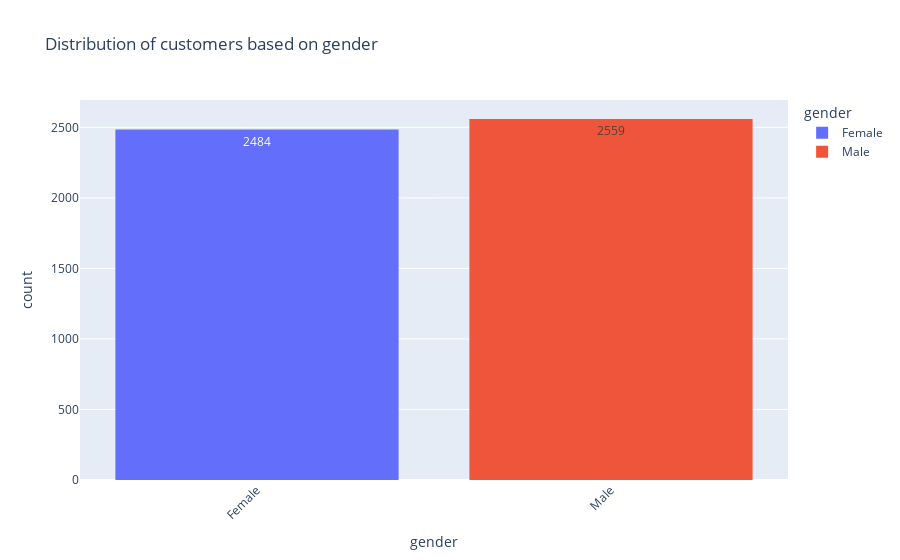
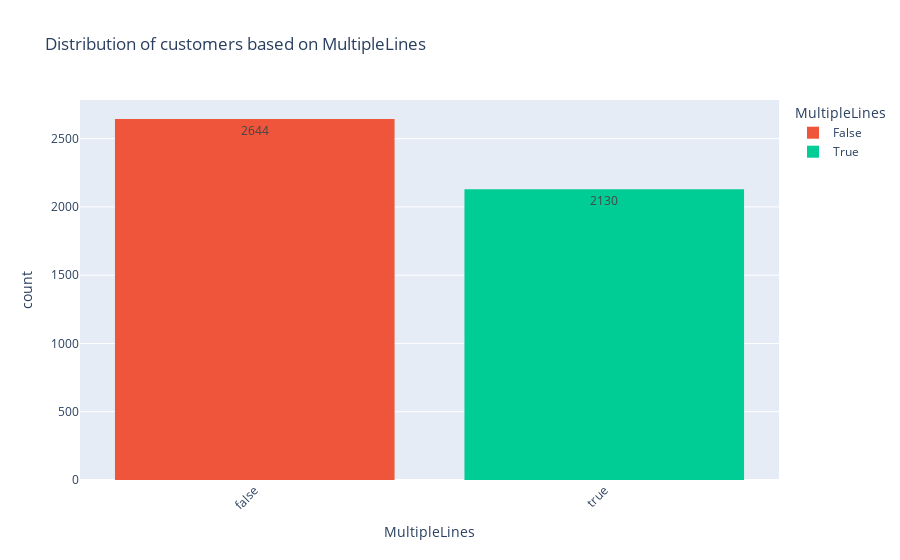
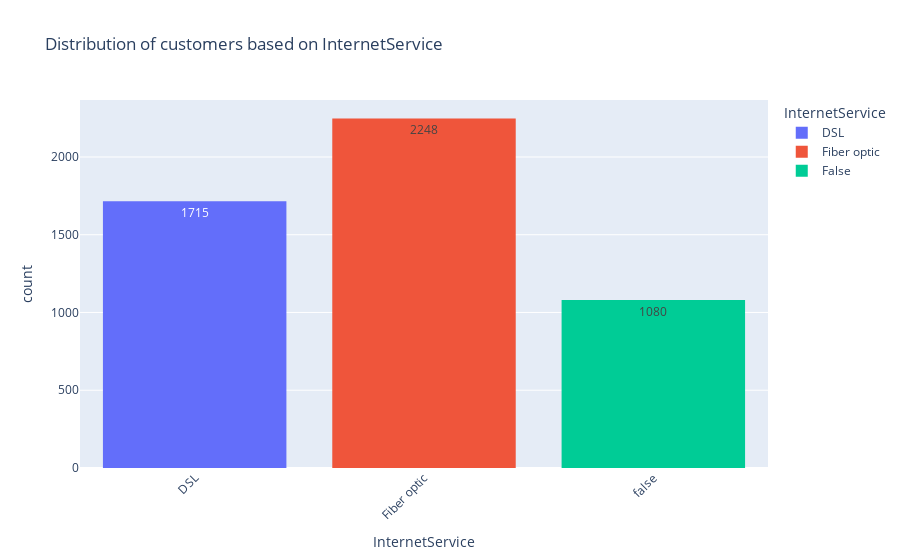
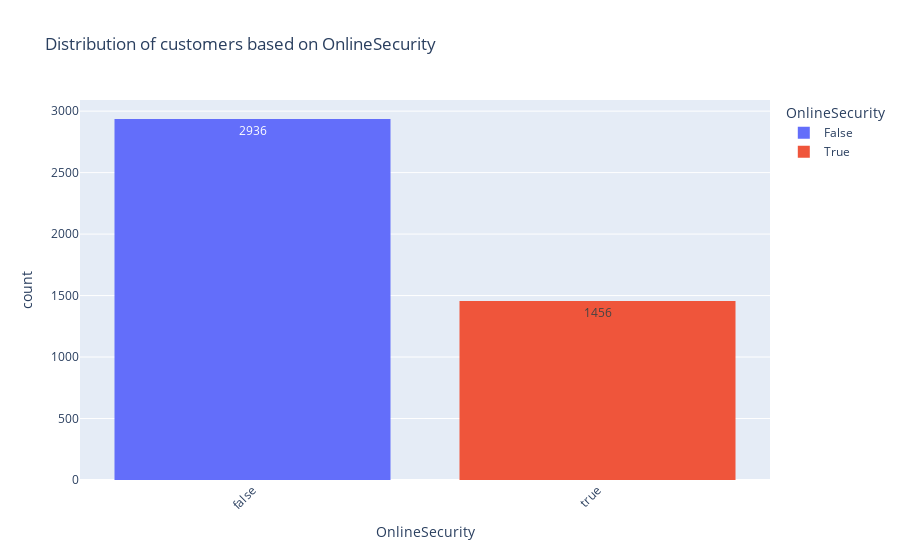

Notebook code cell kept with these figures, in order:
### Code cell
# Visualize the distribution of categorical columns
categoricals = [column for column in final_df.columns if final_df[column].dtype == "O"]
for column in categoricals:
        if column not in ['customerID']:
                fig = px.histogram(final_df, x=final_df[column], text_auto=True,color=column,
                               title=f"Distribution of customers based on {column}")
                fig.update_layout(uniformtext_minsize=8, uniformtext_mode='hide', xaxis_tickangle=-45)
                fig.show()

### Figure 1 — Plotly figure (JSON) as saved in the notebook; plotly's stock layout.template omitted (floating-point values rounded to 4 significant figures; data arrays with more than 128 entries replaced by an {"elided": "..."} marker saying what was removed)
{"data": [{"alignmentgroup": "True", "bingroup": "x", "hovertemplate": "gender=%{x}<br>count=%{y}<extra></extra>", "legendgroup": "Female", "marker": {"color": "#636efa", "pattern": {"shape": ""}}, "name": "Female", "offsetgroup": "Female", "orientation": "v", "showlegend": true, "texttemplate": "%{value}", "type": "histogram", "x": {"elided": "2484 str values"}, "xaxis": "x", "yaxis": "y"}, {"alignmentgroup": "True", "bingroup": "x", "hovertemplate": "gender=%{x}<br>count=%{y}<extra></extra>", "legendgroup": "Male", "marker": {"color": "#EF553B", "pattern": {"shape": ""}}, "name": "Male", "offsetgroup": "Male", "orientation": "v", "showlegend": true, "texttemplate": "%{value}", "type": "histogram", "x": {"elided": "2559 str values"}, "xaxis": "x", "yaxis": "y"}], "layout": {"barmode": "relative", "legend": {"title": {"text": "gender"}, "tracegroupgap": 0}, "title": {"text": "Distribution of customers based on gender"}, "uniformtext": {"minsize": 8, "mode": "hide"}, "xaxis": {"anchor": "y", "categoryarray": ["Female", "Male"], "categoryorder": "array", "domain": [0, 1], "tickangle": -45, "title": {"text": "gender"}}, "yaxis": {"anchor": "x", "domain": [0, 1], "title": {"text": "count"}}}}

### Figure 2 — Plotly figure (JSON) as saved in the notebook; plotly's stock layout.template omitted (floating-point values rounded to 4 significant figures; data arrays with more than 128 entries replaced by an {"elided": "..."} marker saying what was removed)
{"data": [{"alignmentgroup": "True", "bingroup": "x", "hovertemplate": "MultipleLines=%{x}<br>count=%{y}<extra></extra>", "legendgroup": "False", "marker": {"color": "#EF553B", "pattern": {"shape": ""}}, "name": "False", "offsetgroup": "False", "orientation": "v", "showlegend": true, "texttemplate": "%{value}", "type": "histogram", "x": {"elided": "2644 bool values"}, "xaxis": "x", "yaxis": "y"}, {"alignmentgroup": "True", "bingroup": "x", "hovertemplate": "MultipleLines=%{x}<br>count=%{y}<extra></extra>", "legendgroup": "True", "marker": {"color": "#00cc96", "pattern": {"shape": ""}}, "name": "True", "offsetgroup": "True", "orientation": "v", "showlegend": true, "texttemplate": "%{value}", "type": "histogram", "x": {"elided": "2130 bool values"}, "xaxis": "x", "yaxis": "y"}], "layout": {"barmode": "relative", "legend": {"title": {"text": "MultipleLines"}, "tracegroupgap": 0}, "title": {"text": "Distribution of customers based on MultipleLines"}, "uniformtext": {"minsize": 8, "mode": "hide"}, "xaxis": {"anchor": "y", "categoryarray": [null, false, true], "categoryorder": "array", "domain": [0, 1], "tickangle": -45, "title": {"text": "MultipleLines"}}, "yaxis": {"anchor": "x", "domain": [0, 1], "title": {"text": "count"}}}}

### Figure 3 — Plotly figure (JSON) as saved in the notebook; plotly's stock layout.template omitted (floating-point values rounded to 4 significant figures; data arrays with more than 128 entries replaced by an {"elided": "..."} marker saying what was removed)
{"data": [{"alignmentgroup": "True", "bingroup": "x", "hovertemplate": "InternetService=%{x}<br>count=%{y}<extra></extra>", "legendgroup": "DSL", "marker": {"color": "#636efa", "pattern": {"shape": ""}}, "name": "DSL", "offsetgroup": "DSL", "orientation": "v", "showlegend": true, "texttemplate": "%{value}", "type": "histogram", "x": {"elided": "1715 str values"}, "xaxis": "x", "yaxis": "y"}, {"alignmentgroup": "True", "bingroup": "x", "hovertemplate": "InternetService=%{x}<br>count=%{y}<extra></extra>", "legendgroup": "Fiber optic", "marker": {"color": "#EF553B", "pattern": {"shape": ""}}, "name": "Fiber optic", "offsetgroup": "Fiber optic", "orientation": "v", "showlegend": true, "texttemplate": "%{value}", "type": "histogram", "x": {"elided": "2248 str values"}, "xaxis": "x", "yaxis": "y"}, {"alignmentgroup": "True", "bingroup": "x", "hovertemplate": "InternetService=%{x}<br>count=%{y}<extra></extra>", "legendgroup": "False", "marker": {"color": "#00cc96", "pattern": {"shape": ""}}, "name": "False", "offsetgroup": "False", "orientation": "v", "showlegend": true, "texttemplate": "%{value}", "type": "histogram", "x": {"elided": "1080 bool values"}, "xaxis": "x", "yaxis": "y"}], "layout": {"barmode": "relative", "legend": {"title": {"text": "InternetService"}, "tracegroupgap": 0}, "title": {"text": "Distribution of customers based on InternetService"}, "uniformtext": {"minsize": 8, "mode": "hide"}, "xaxis": {"anchor": "y", "categoryarray": ["DSL", "Fiber optic", false], "categoryorder": "array", "domain": [0, 1], "tickangle": -45, "title": {"text": "InternetService"}}, "yaxis": {"anchor": "x", "domain": [0, 1], "title": {"text": "count"}}}}

### Figure 4 — Plotly figure (JSON) as saved in the notebook; plotly's stock layout.template omitted (floating-point values rounded to 4 significant figures; data arrays with more than 128 entries replaced by an {"elided": "..."} marker saying what was removed)
{"data": [{"alignmentgroup": "True", "bingroup": "x", "hovertemplate": "OnlineSecurity=%{x}<br>count=%{y}<extra></extra>", "legendgroup": "False", "marker": {"color": "#636efa", "pattern": {"shape": ""}}, "name": "False", "offsetgroup": "False", "orientation": "v", "showlegend": true, "texttemplate": "%{value}", "type": "histogram", "x": {"elided": "2936 bool values"}, "xaxis": "x", "yaxis": "y"}, {"alignmentgroup": "True", "bingroup": "x", "hovertemplate": "OnlineSecurity=%{x}<br>count=%{y}<extra></extra>", "legendgroup": "True", "marker": {"color": "#EF553B", "pattern": {"shape": ""}}, "name": "True", "offsetgroup": "True", "orientation": "v", "showlegend": true, "texttemplate": "%{value}", "type": "histogram", "x": {"elided": "1456 bool values"}, "xaxis": "x", "yaxis": "y"}], "layout": {"barmode": "relative", "legend": {"title": {"text": "OnlineSecurity"}, "tracegroupgap": 0}, "title": {"text": "Distribution of customers based on OnlineSecurity"}, "uniformtext": {"minsize": 8, "mode": "hide"}, "xaxis": {"anchor": "y", "categoryarray": [false, true, null], "categoryorder": "array", "domain": [0, 1], "tickangle": -45, "title": {"text": "OnlineSecurity"}}, "yaxis": {"anchor": "x", "domain": [0, 1], "title": {"text": "count"}}}}
